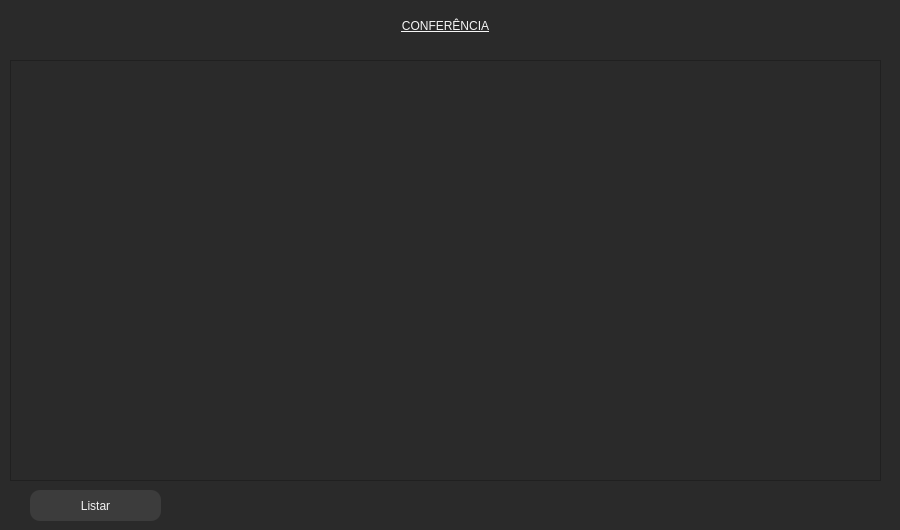
     <widget class="QWidget" name="tab_3">
      <property name="styleSheet">
       <string notr="true">QLabel{

background-color: transparent;

}



QWidget

{

background-color: rgb(42, 42, 42);

color: rgb(245, 245, 245);

}



QPushButton

{

 background-color:rgb(60,60,60);

 color:rgb(242,242,242);

 border-radius:10px;

}



QPushButton:Hover

{

 background-color:rgb(142,142,142);

 border-radius:10px;

 color:rgb(42, 42, 42);

 border-bottom:2px solid grey;

 border-right:2px solid grey;

}



QPushButton:Pressed

{

 color:rgb(242,242,242);

 border-radius:10px;

 background-color:rgb(42, 42, 42);

 border:2px solid grey;

 padding: 5px;

 font: 75 13pt &quot;MS Shell Dlg 2&quot;;

}



QComboBox{

border: 2px solid white;

color: rgb(248, 248, 242);

padding: 10px;

border-radius: 5px

}



QComboBox:drop-down {

border: 0px

}



QComboBox:down-arrow {

image: url(:/icons/icons/chevron-down.svg);

margin-right:10

}



QComboBox:on {

border: 2px solid rgb(248, 248, 242);

}



QComboBox QListView {

border: 2px solid white;

color: rgb(248, 248, 242);

padding: 10px;

border-radius: 5px

}



QComboBox QListView:item{

padding-left: 10px;

background-color: rgb(40, 42, 54);

}



QComboBox QListView:item:hover{

background-color: rgb(29, 30, 40);

}



QComboBox QListView:item:selected{

background-color: rgb(29, 30, 40);

}</string>
      </property>
      <attribute name="title">
       <string>Conferência</string>
      </attribute>
      <widget class="QLabel" name="label_conferencia">
       <property name="geometry">
        <rect>
         <x>0</x>
         <y>0</y>
         <width>891</width>
         <height>51</height>
        </rect>
       </property>
       <property name="styleSheet">
        <string notr="true">font: 75 18pt &quot;MS Shell Dlg 2&quot;;

text-decoration: underline;</string>
       </property>
       <property name="text">
        <string>CONFERÊNCIA</string>
       </property>
       <property name="alignment">
        <set>Qt::AlignCenter</set>
       </property>
      </widget>
      <widget class="QTableWidget" name="tabela_dinamica_conf">
       <property name="geometry">
        <rect>
         <x>10</x>
         <y>60</y>
         <width>871</width>
         <height>421</height>
        </rect>
       </property>
      </widget>
      <widget class="QPushButton" name="button_listar_conf">
       <property name="geometry">
        <rect>
         <x>30</x>
         <y>490</y>
         <width>131</width>
         <height>31</height>
        </rect>
       </property>
       <property name="text">
        <string>Listar</string>
       </property>
      </widget>
     </widget>
